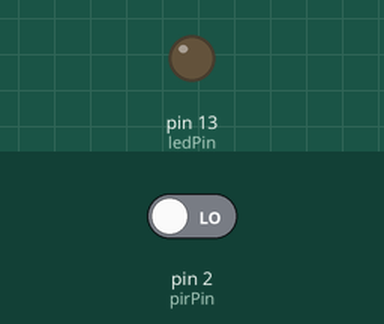
This sketch was run on a simulated Arduino Uno, built with avr-gcc and run on an emulated ATmega328P. Parts: output pins drawn as LEDs (lit = HIGH). Inputs (shaded band) come from the test bench; at power-on: pin 2 (pirPin) LOW. What the sketch prints to the serial monitor is not drawn.

Above: at 1.2 s.
1.3 s: pin 2 (pirPin) driven HIGH
At 2.5 s:
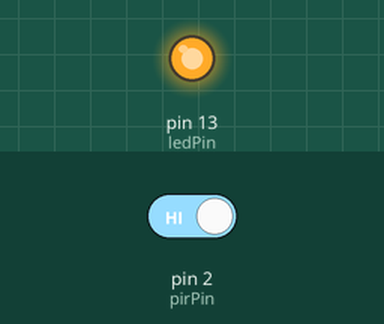
2.8 s: pin 2 (pirPin) driven LOW
At 3.6 s:
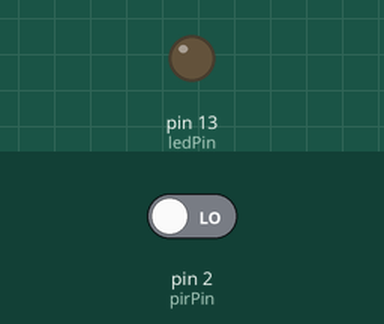
Timing chart, 0 to 5.8 s (numbered marks = the images above; inputs shaded):
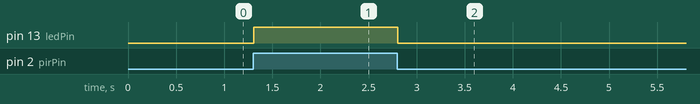

Measured:
- after the input at 1.3 s, pin 13 (ledPin): LOW → HIGH at once
- after the input at 2.8 s, pin 13 (ledPin): HIGH → LOW at once

The sketch:

pirsensor.ino
```cpp
int pirPin = 2;
int ledPin = 13;

void setup() {
  pinMode(pirPin, INPUT);
  pinMode(ledPin, OUTPUT);
  Serial.begin(9600);
}

void loop() {
  int pirValue = digitalRead(pirPin);
  Serial.println(pirValue);
  if (pirValue == HIGH) {
    digitalWrite(ledPin, HIGH);
  } else {
    digitalWrite(ledPin, LOW);
  }
}
```
